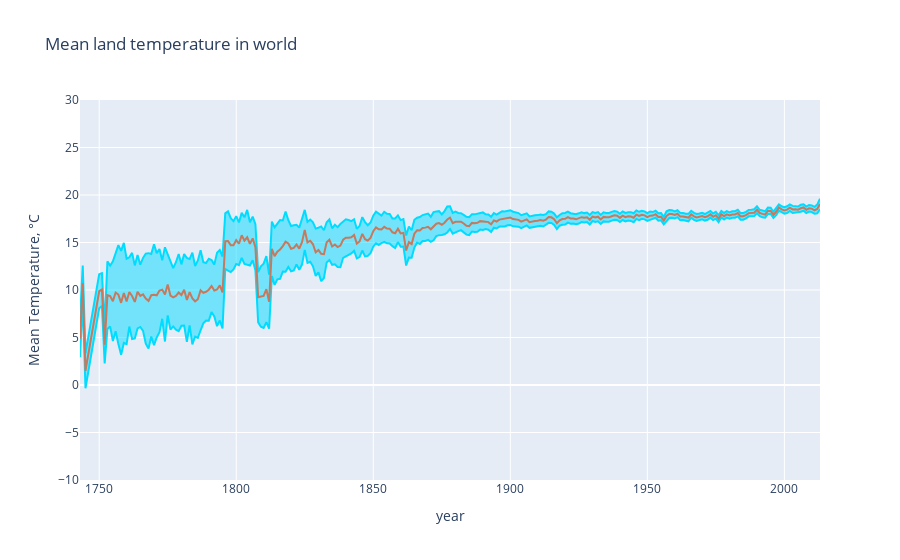

The notebook cell this image was saved under:
### Code cell
for year in years:
    mean_temp_world.append(df[df['dt'] == year]['AverageTemperature'].mean())
    mean_temp_world_uncertainty.append(df[df['dt'] == year]['AverageTemperatureUncertainty'].mean())
    
trace_0 = go.Scatter(x = years, y = np.array(mean_temp_world) + np.array(mean_temp_world_uncertainty),fill= None,mode='lines', name='Uncertainty top',line=dict(color='rgb(0, 220, 255)',))
trace_1 = go.Scatter(x = years, y = np.array(mean_temp_world) - np.array(mean_temp_world_uncertainty),fill='tonexty',mode='lines',name='Uncertainty bot',line=dict(color='rgb(0, 220, 255)',))
trace_2 = go.Scatter(x = years, y = mean_temp_world,name='Mean Temperature',line=dict(color='rgb(199, 121, 093)',))
data = [trace_0, trace_1, trace_2]

layout = go.Layout(xaxis=dict(title='year'),yaxis=dict(title='Mean Temperature, °C'),title='Mean land temperature in world',showlegend = False)

fig = go.Figure(data=data, layout=layout)
fig.update_layout(yaxis_range=[-10,30])
py.iplot(fig)

### Figure 1 — Plotly figure (JSON) as saved in the notebook; plotly's stock layout.template omitted (floating-point values rounded to 4 significant figures; data arrays with more than 128 entries replaced by an {"elided": "..."} marker saying what was removed)
{"data": [{"line": {"color": "rgb(0, 220, 255)"}, "mode": "lines", "name": "Uncertainty top", "type": "scatter", "x": {"elided": "267 int values"}, "y": {"elided": "267 float values"}}, {"fill": "tonexty", "line": {"color": "rgb(0, 220, 255)"}, "mode": "lines", "name": "Uncertainty bot", "type": "scatter", "x": {"elided": "267 int values"}, "y": {"elided": "267 float values"}}, {"line": {"color": "rgb(199, 121, 093)"}, "name": "Mean Temperature", "type": "scatter", "x": {"elided": "267 int values"}, "y": {"elided": "267 float values"}}], "layout": {"showlegend": false, "title": {"text": "Mean land temperature in world"}, "xaxis": {"title": {"text": "year"}}, "yaxis": {"range": [-10, 30], "title": {"text": "Mean Temperature, °C"}}}}
